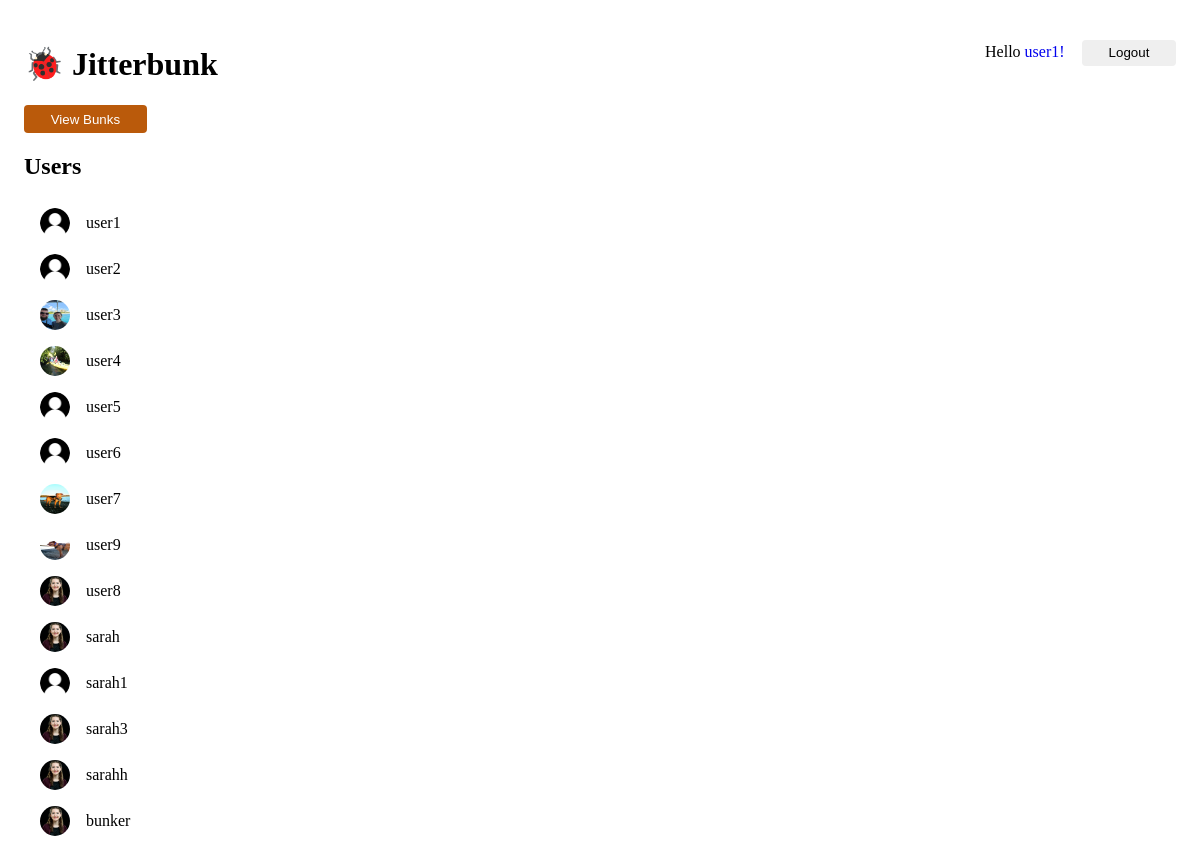
The app's page / (signed in) with its own data.
### jitter/models.py (models this page shows)
class JitterbunkUser(models.Model):
	photo = models.ImageField(upload_to="photos")
	user = models.OneToOneField(User, on_delete=models.CASCADE)
	def __str__(self):
		return self.user.username

### jitter/views.py (the view)
# urls.py: path('', views.UserListView.as_view(), name='users'),
class UserListView(generic.ListView):
    template_name = 'jitter/user_list.html'
    context_object_name = 'user_list'
    def get_queryset(self):
        return JitterbunkUser.objects.all()

### jitter/templates/jitter/user_list.html
{% load static %}
<link rel="stylesheet" type="text/css" href="{% static 'jitter/style.css' %}">
{% include "jitter/header.html" %}
<nav>
	<button onclick="location.href='{% url 'jitter:all_bunks' %}'">
		View Bunks
	</button>
</nav>
<h2> Users </h2>
{% if user_list %}
	{% for user in user_list %}
		<div>
			{% include "jitter/user.html" %}
		</div>
	{% endfor %}
{% else %}
	<p> No users. </p>
{% endif %}

### jitter/templates/jitter/header.html (shortened to what this page needs)
{% load static %}
<link rel="stylesheet" type="text/css" href="{% static 'jitter/style.css' %}">
<header>
	<h1>
		&#128030; Jitterbunk
	</h1>
    {% if request.user.is_authenticated%}
    	<p>
    		Hello
    		<a href="{% url 'jitter:user_page' request.user.id %}" >
    			{{ request.user.username }}!
    		</a>
    		<a href="{% url 'jitter:logout' %}">
    			<button class="logout-button"> Logout </button>
    		</a>
    	</p>
    {% endif %}
</header>

### jitter/templates/jitter/user.html
{% load static %}
<link rel="stylesheet" type="text/css" href="{% static 'jitter/style.css' %}">
<a href="{% url 'jitter:user_page' user.id %}" class="user-info">
	{% if user.photo %}
		<img class="user-photo" src="{{user.photo.url}}"/>
	{% else %}
		<img class="user-photo" src="{% static 'jitter/images/default.png' %}"/>
	{% endif %}
	{{ user }}
</a>

### jitter/static/jitter/style.css (style rules this page uses)
.user-photo { max-height: 30px; max-width: 30px; min-height: 30px; min-width: 30px; object-fit: fill; border-radius: 50%; margin: 0.5em 1em; }
.user-info { text-decoration: none; color: black; display: flex; align-items: center; }
header button { border: none; border-radius: .3em; padding: .4em 2em; margin-left: 1em; }
a { text-decoration: none; }
nav button { background-color: #ba5a0b; color: white; border: none; border-radius: .3em; padding: .5em 2em; }
header { display: inline-flex; align-items: top; justify-content: space-between; width: 100%; }

### records on screen
JitterbunkUser: user.username "user1"
JitterbunkUser: user.username "user2"
JitterbunkUser: photo (picture), user.username "user3"
JitterbunkUser: photo (picture), user.username "user4"
JitterbunkUser: user.username "user5"
JitterbunkUser: user.username "user6"
JitterbunkUser: photo (picture), user.username "user7"
JitterbunkUser: photo (picture), user.username "user9"
JitterbunkUser: photo (picture), user.username "user8"
JitterbunkUser: photo (picture), user.username "sarah"
JitterbunkUser: user.username "sarah1"
JitterbunkUser: photo (picture), user.username "sarah3"
JitterbunkUser: photo (picture), user.username "sarahh"
JitterbunkUser: photo (picture), user.username "bunker"

### other values on screen
{{ request.user.username }} "user1"
